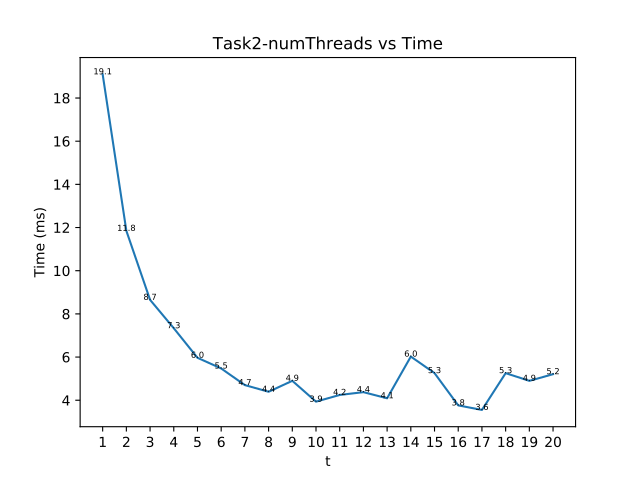

Write the Python code that produced this figure.
from pathlib import Path

import matplotlib.pyplot as plt
from matplotlib.backends.backend_pdf import PdfPages

begin = 1
end = 20
name = Path(__file__).stem

num_lines_before = 3
num_lines_after = 1

xticks = range(begin, end + 1)

def read_times(filename):
    result = []
    with open(filename) as f:
        for _ in xticks:
            for _ in range(num_lines_before):
                f.readline()
            result.append(float(f.readline()))
            for _ in range(num_lines_after):
                f.readline()
    return result


with PdfPages(f"{name}.pdf") as pdf:
    time = read_times(f"{name}.out")
    plt.plot(xticks, time, "-")
    for x, y in zip(xticks, time):
        plt.text(
            x, y, f"{y:.1f}",
            horizontalalignment='center',
            fontsize=6,
        )

    plt.title(name)
    plt.xlabel("t")
    plt.ylabel("Time (ms)")
    plt.xticks(xticks)

    pdf.savefig()
